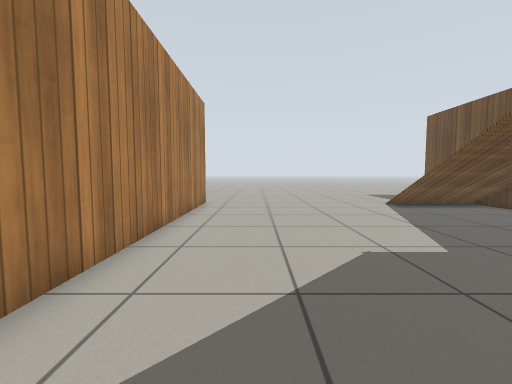
[1] (above)

20 first-person views from a walk through a Gazebo world. The camera is 0.72 m above the floor, tilts 4° down and sees 90° across. The floor is counted in squares, 0.5 m on a side. Each view is taken from the middle of a square. On the plan, view 1 faces up. The plan holds only what a view shows up to about 13 squares ahead; the rest is blank. The place goes on beyond the plan. Gazebo's built-in surfaces are drawn with simple patterns.

[2]
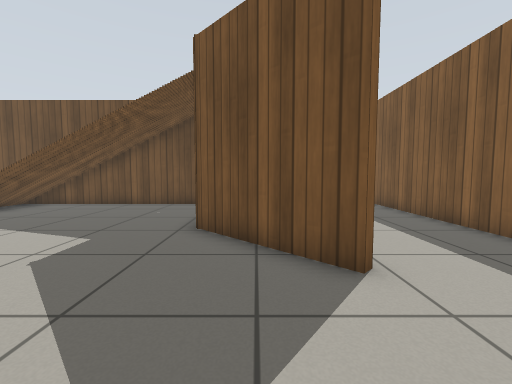

[3]
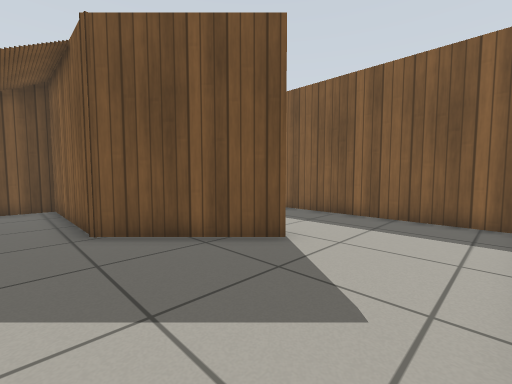

[4]
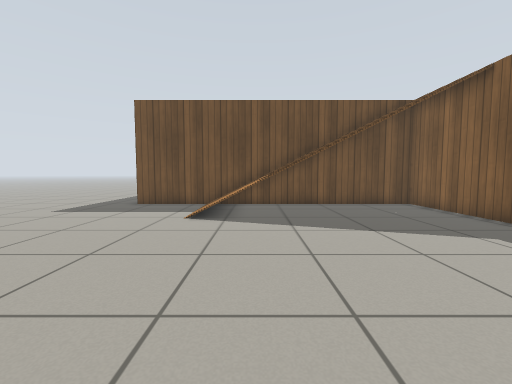

[5]
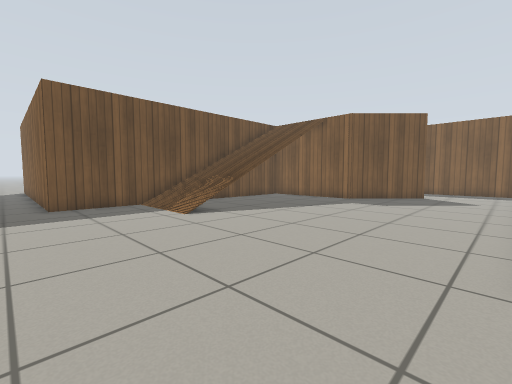

[6]
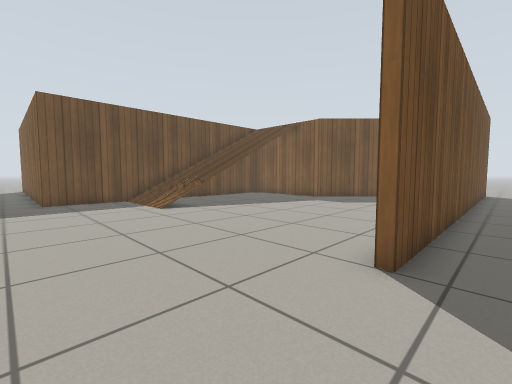

[7]
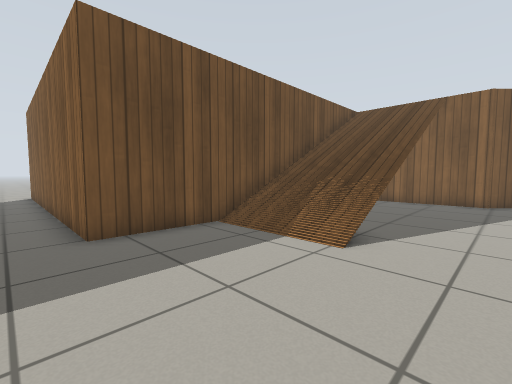

[8]
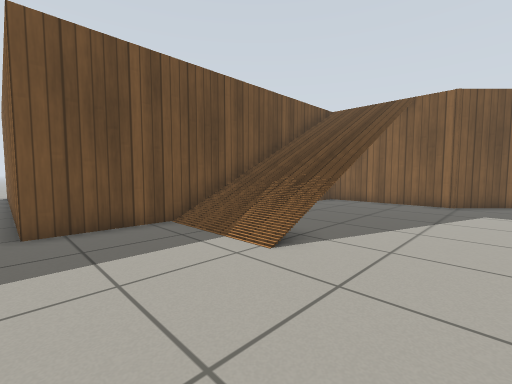

[9]
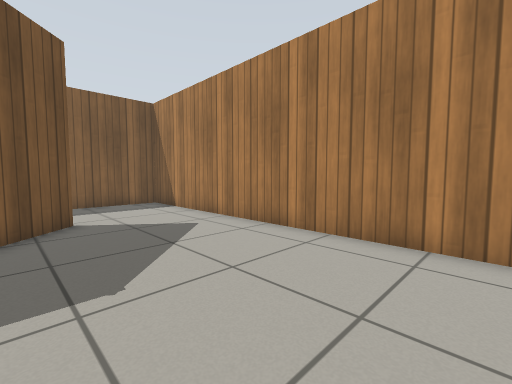

[10]
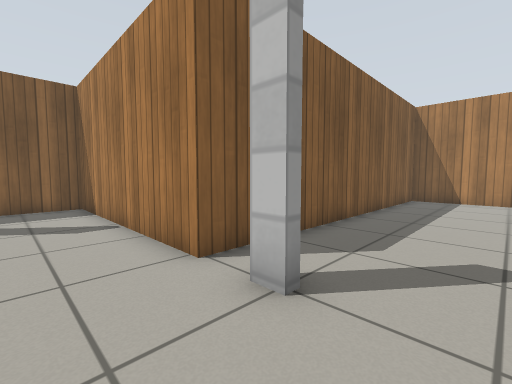

[11]
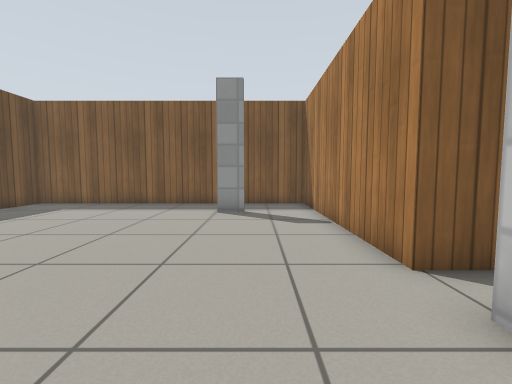

[12]
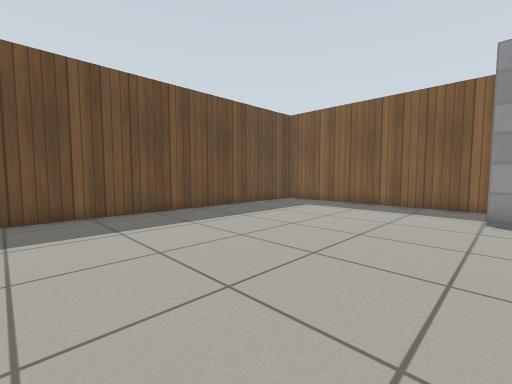

[13]
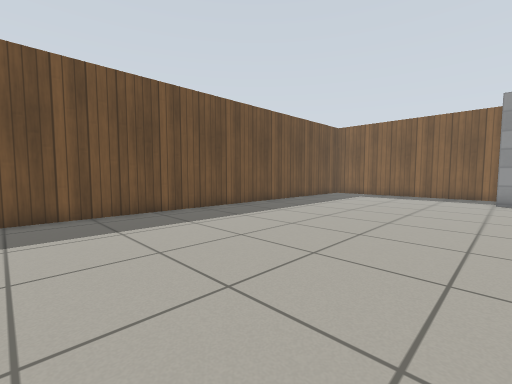

[14]
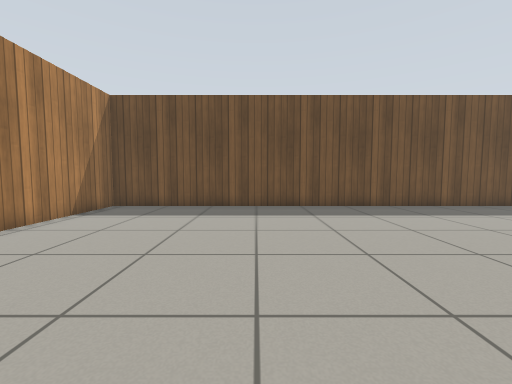

[15]
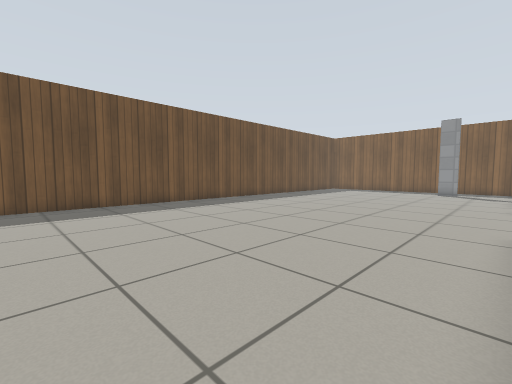

[16]
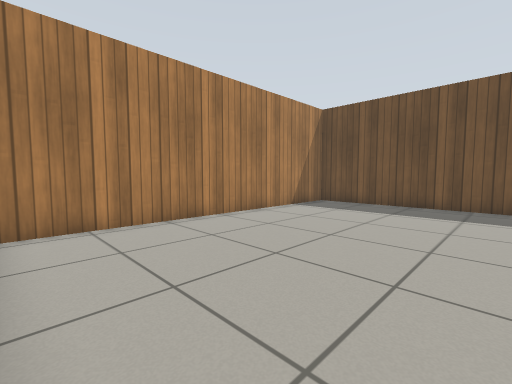

[17]
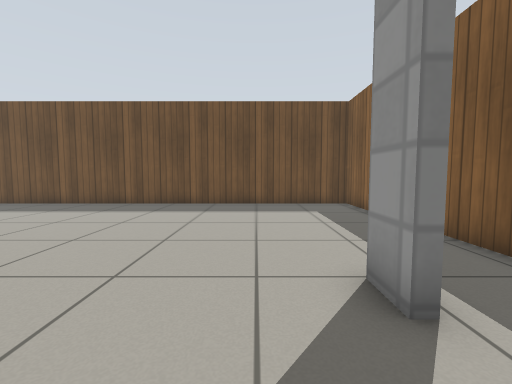

[18]
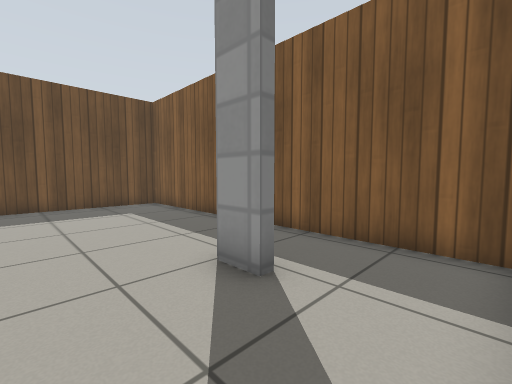

[19]
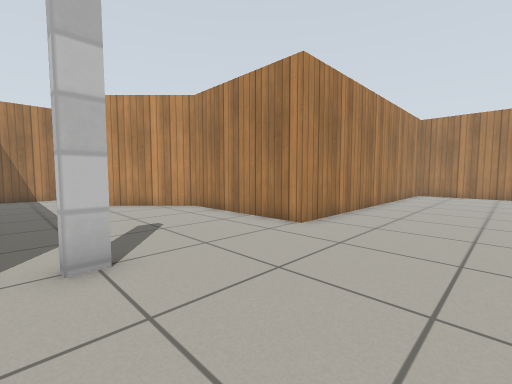

[20]
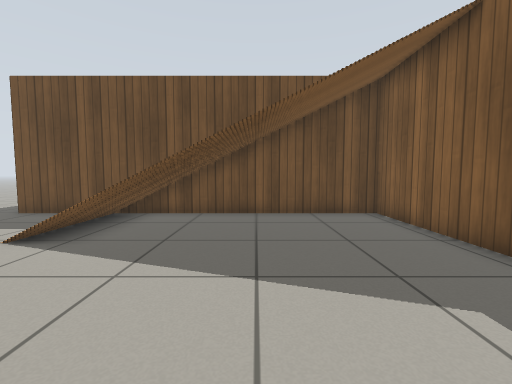

### Floor plan
Points are (right, up) in squares from view 1. A wall is a line through its corners. A room is listed if a view was taken in it or the views show most of it. See-through windows are left out.
Room 1 (views 1, 2, 3, 4, 5, 7, 8, 9, 20)
walls: (-2.6, 12.9) (-2.6, -4.8) (4.6, -4.8); (2.8, 0.1) (2.1, -0.6); (1.9, -0.9) (1.6, -0.6) (4.7, 2.5) (10.3, 2.5) (10.3, 15.7) (21.2, 15.7)
ways out: opening at (-3, 15) to room 2; opening at (3.8, -2.5) to room 3; opening at (10, 5.5) to room 3
Room 2 (view 6)
walls: (-2.9, -0.5) (-2.9, 13)
ways out: opening at (-3, 15) to room 1
Room 3 (views 10, 11, 12, 13, 14, 15, 16, 17, 18, 19)
walls: (10.2, -2.8) (10.6, -2.8) (10.6, -3.5); (10.6, 10.4) (10.6, 2.3) (4.9, 2.3) (2.8, 0.1); (13.4, -10.5) (14.5, -10.5); (4.6, -4.8) (10.6, -4.8) (10.6, -13.5) (23.5, -13.5) (23.5, 15.4) (10.9, 15.4)
ways out: opening at (3.8, -2.5) to room 1; opening at (10, 5.5) to room 1

Positions as (right, up) in squares from view 1, and headings:
1: (0, 0), facing up
2: (-2, 1), facing right
3: (-2, 4), facing down-right
4: (-2, 10), facing right
5: (-2, 17), facing down-right
6: (-4, 17), facing down-right
7: (4, 17), facing down-right
8: (3, 16), facing down-right
9: (3, 8), facing down-left
10: (13, -1), facing down-left
11: (13, -1), facing down
12: (14, -1), facing down-right
13: (14, 5), facing down-right
14: (12, 9), facing right
15: (11, 10), facing down-right
16: (11, 8), facing up-right
17: (11, -9), facing right
18: (11, -8), facing down-right
19: (15, -4), facing up-left
20: (1, 7), facing right
